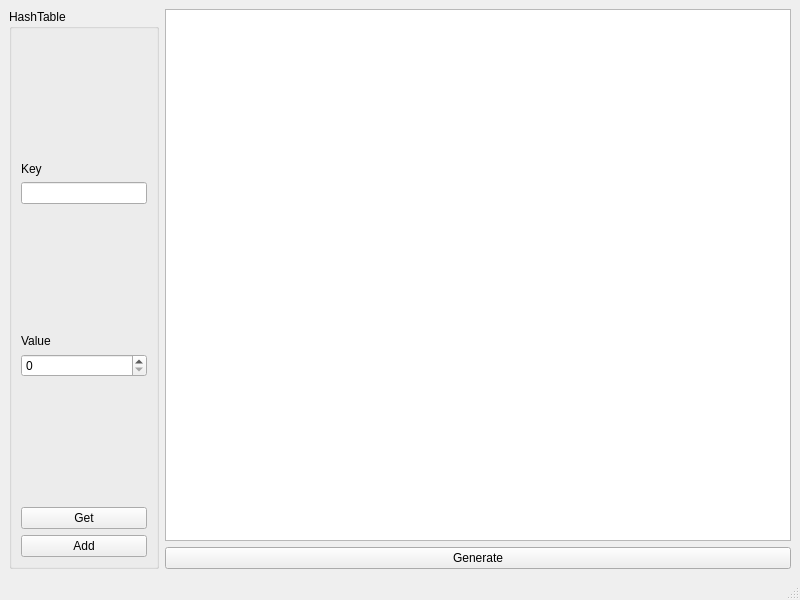
<?xml version="1.0" encoding="UTF-8"?>
<ui version="4.0">
 <class>MainWindow</class>
 <widget class="QMainWindow" name="MainWindow">
  <property name="geometry">
   <rect>
    <x>0</x>
    <y>0</y>
    <width>800</width>
    <height>600</height>
   </rect>
  </property>
  <property name="windowTitle">
   <string>MainWindow</string>
  </property>
  <widget class="QWidget" name="centralwidget">
   <layout class="QHBoxLayout" name="horizontalLayout">
    <item>
     <widget class="QGroupBox" name="groupBox">
      <property name="maximumSize">
       <size>
        <width>150</width>
        <height>16777215</height>
       </size>
      </property>
      <property name="title">
       <string>HashTable</string>
      </property>
      <layout class="QVBoxLayout" name="verticalLayout_2">
       <item>
        <spacer name="verticalSpacer">
         <property name="orientation">
          <enum>Qt::Vertical</enum>
         </property>
         <property name="sizeHint" stdset="0">
          <size>
           <width>20</width>
           <height>40</height>
          </size>
         </property>
        </spacer>
       </item>
       <item>
        <widget class="QLabel" name="label_2">
         <property name="text">
          <string>Key</string>
         </property>
        </widget>
       </item>
       <item>
        <widget class="QLineEdit" name="lineEdit"/>
       </item>
       <item>
        <spacer name="verticalSpacer_2">
         <property name="orientation">
          <enum>Qt::Vertical</enum>
         </property>
         <property name="sizeHint" stdset="0">
          <size>
           <width>20</width>
           <height>40</height>
          </size>
         </property>
        </spacer>
       </item>
       <item>
        <widget class="QLabel" name="label">
         <property name="text">
          <string>Value</string>
         </property>
        </widget>
       </item>
       <item>
        <widget class="QSpinBox" name="spinBox"/>
       </item>
       <item>
        <spacer name="verticalSpacer_3">
         <property name="orientation">
          <enum>Qt::Vertical</enum>
         </property>
         <property name="sizeHint" stdset="0">
          <size>
           <width>20</width>
           <height>40</height>
          </size>
         </property>
        </spacer>
       </item>
       <item>
        <widget class="QPushButton" name="pushButton_2">
         <property name="text">
          <string>Get</string>
         </property>
        </widget>
       </item>
       <item>
        <widget class="QPushButton" name="pushButtonAdd">
         <property name="text">
          <string>Add</string>
         </property>
        </widget>
       </item>
      </layout>
     </widget>
    </item>
    <item>
     <layout class="QVBoxLayout" name="verticalLayout">
      <item>
       <widget class="QTextEdit" name="textEdit"/>
      </item>
      <item>
       <widget class="QPushButton" name="pushButton">
        <property name="text">
         <string>Generate</string>
        </property>
       </widget>
      </item>
     </layout>
    </item>
   </layout>
  </widget>
  <widget class="QMenuBar" name="menubar">
   <property name="geometry">
    <rect>
     <x>0</x>
     <y>0</y>
     <width>800</width>
     <height>22</height>
    </rect>
   </property>
  </widget>
  <widget class="QStatusBar" name="statusbar"/>
 </widget>
 <resources/>
 <connections/>
</ui>
